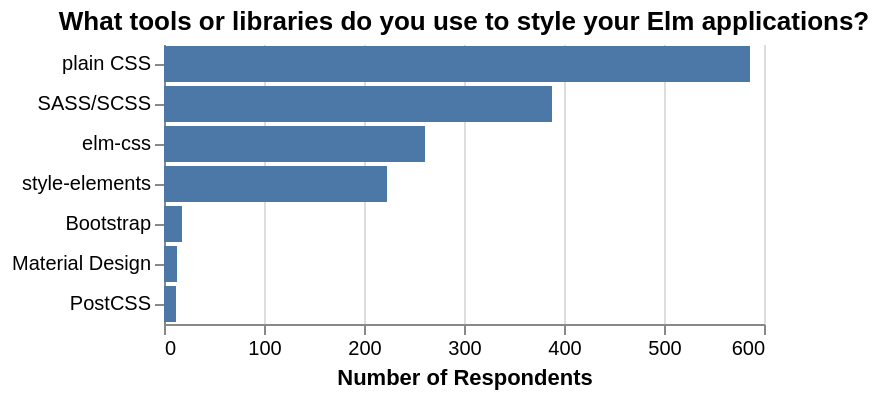

Vega-Lite specification for this chart:
### Vega-Lite specification from a JSON file in a GitHub repository (floating-point values rounded to 4 significant figures)
{"$schema": "https://vega.github.io/schema/vega-lite/v3.json", "title": "What tools or libraries do you use to style your Elm applications?", "data": {"values": "css,count,year,sort\nplain CSS,586,2018,\nSASS/SCSS,388,2018,\nelm-css,261,2018,\nstyle-elements,223,2018,\nBootstrap,18,2018,\nMaterial Design,13,2018,\nPostCSS,12,2018,\n", "format": {"type": "csv"}}, "config": {"view": {"stroke": "transparent"}, "axis": {"domainWidth": 1}}, "encoding": {"x": {"field": "count", "type": "quantitative", "axis": {"title": "Number of Respondents"}}, "y": {"field": "css", "type": "nominal", "axis": {"title": null}, "sort": {"field": "count", "order": "descending", "op": "sum"}}}, "mark": "bar"}
